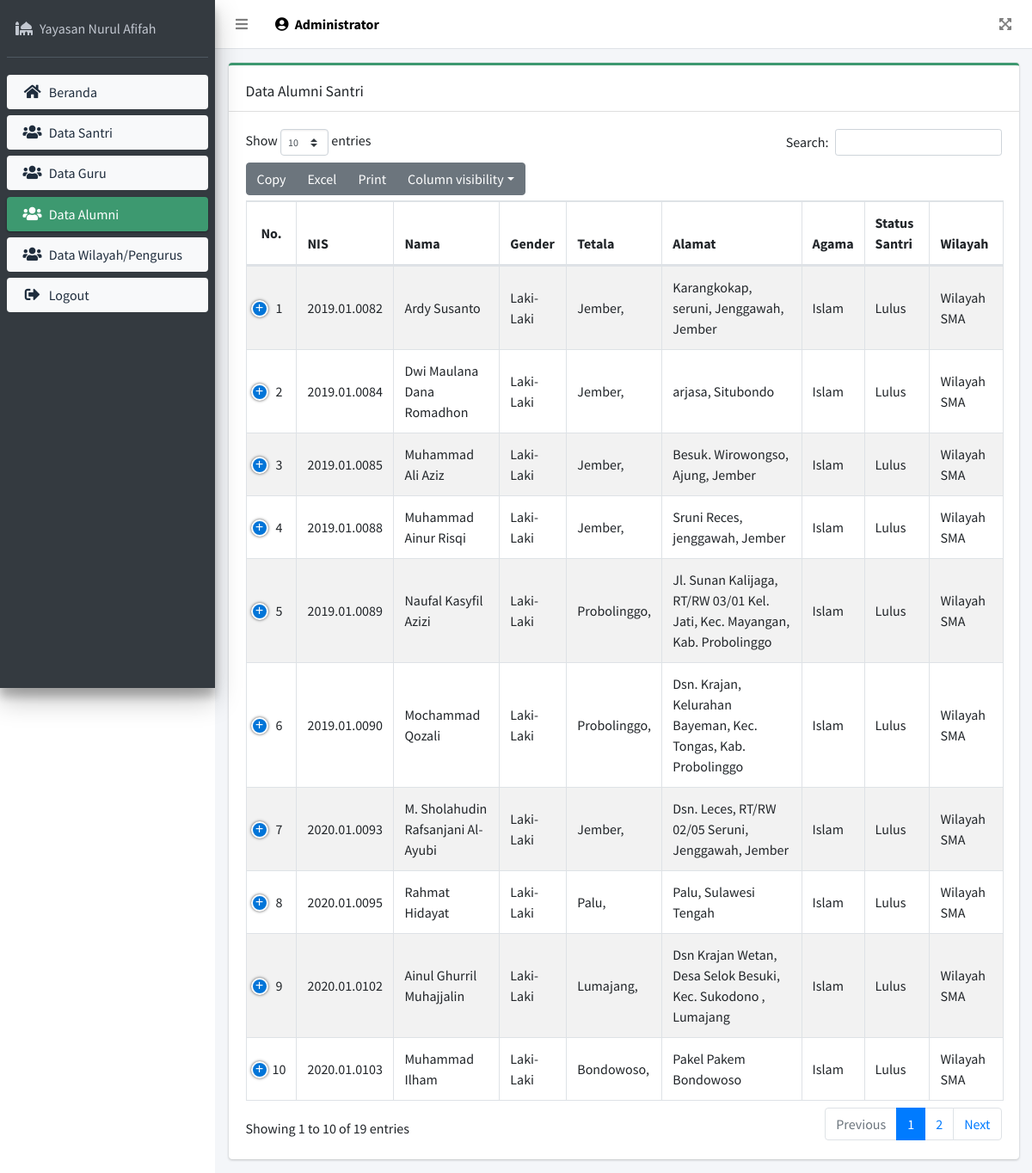
/data_alumni (signed in), run on the app's committed database.
### book/models.py (models this page shows, shortened)
class Register(models.Model):
    JENIS_KELAMIN=(
        ('Laki-Laki', 'Laki-Laki'),
        ('Perempuan', 'Perempuan'),
    )
    STATUS_SANTRI=(
        ('Aktif', 'Aktif'),
        ('Lulus', 'Lulus'),
    )
    nis = models.CharField(max_length=200, blank=True, null=True)
    nama_lengkap = models.CharField(max_length=300, blank=True, null=True)
    nama_panggilan = models.CharField(max_length=50, blank=True, null=True)
    gender_santri = models.CharField(max_length=200, blank=True, null=True, choices=JENIS_KELAMIN)
    nik = models.CharField(max_length=250, blank=True, null=True)
    tempat_kelahiran = models.CharField(max_length=100, blank=True, null=True)
    tgl_lahir = models.DateField(auto_now=False, auto_now_add=False, blank=True, null=True)
    alamat = models.CharField(max_length=350, blank=True, null=True)
    agama = models.ForeignKey("Agama", null=True, on_delete=models.SET_NULL)
    anak_ke = models.IntegerField(blank=True, null=True)
    saudara_kandung = models.IntegerField(blank=True, null=True)
    saudara_tiri = models.IntegerField(blank=True, null=True)
    saudara_angkat = models.IntegerField(blank=True, null=True)
    status_anak = models.ForeignKey("Status_Anak", null=True, on_delete=models.SET_NULL)
    bahasa = models.ForeignKey("Bahasa", blank=True, null=True, on_delete=models.SET_NULL)
    tinggi_badan = models.IntegerField(null=True, blank=True)
    berat_badan = models.IntegerField(null=True, blank=True)
    golongan_darah = models.CharField(max_length=50, blank=True, null=True)
    status_santri = models.CharField(max_length=200, blank=True, null=True, choices=STATUS_SANTRI)
    tgl_berhenti = models.DateField(auto_now=False, auto_now_add=False, blank=True, null=True)
    telp = models.CharField(max_length=200, blank=True, null=True)
    wilayah = models.ForeignKey("Wilayah", null=True, on_delete=models.SET_NULL)
    PINDAH_PONDOK=(
        ('Lulus', 'Lulus'),
        ('Mutasi', 'Mutasi'),
    )
    asal_sekolah = models.CharField(max_length=250, blank=True, null=True)
    alamat_sekolah = models.CharField(max_length=250, blank=True, null=True)
    keterangan_sekolah = models.CharField(max_length=50, null=True, blank=True, choices=PINDAH_PONDOK)
    tanggal_mondok = models.DateField(auto_now=False, auto_now_add=False, blank=True, null=True)
    kelas = models.ForeignKey("Kelas", null=True, on_delete=models.SET_NULL)
    masuk_lembaga = models.CharField(max_length=250, blank=True, null=True)
    alamat_lembaga = models.CharField(max_length=250, blank=True, null=True)
    PENDIDIKAN=(
        ('Tidak Sekolah', 'Tidak Sekolah'),
        ('Putus SD', 'Putus SD'),
        ('SD Sederajat', 'SD Sederajat'),
        ('SMP Sederajat', 'SMP Sederajat'),
        ('SMA Sederajat', 'SMA Sederajat'),
        ('Sarjana', 'Sarjana'),
    )
    PENGHASILAN=(
        ('Kurang dari Rp. 1.000.000', 'Kurang dari Rp. 1.000.000'),
        ('Rp. 1.000.000 - Rp. 2.000.000', 'Rp. 1.000.000 - Rp. 2.000.000'),
        ('Lebih dari Rp. 2.000.000', 'Lebih dari Rp. 2.000.000'),
    )
    RIWAYAT=(
        ('Masih Hidup', 'Masih Hidup'),
        ('Meninggal Dunia', 'Meninggal Dunia'),
    )
    ayah = models.CharField(max_length=250, blank=True, null=True)
    tempat_kelahiran_ayah = models.CharField(max_length=100, blank=True, null=True)
    tgl_lahir_ayah = models.DateField(auto_now=False, auto_now_add=False, blank=True, null=True)
    pekerjaan_ayah = models.CharField(max_length=250, blank=True, null=True)
    pendidikan_ayah = models.CharField(max_length=200, blank=True, null=True, choices=PENDIDIKAN)
    penghasilan_ayah = models.CharField(max_length=200, blank=True, null=True, choices=PENGHASILAN)
    riwayat_ayah = models.CharField(max_length=200, blank=True, null=True, choices=RIWAYAT)
    ibu = models.CharField(max_length=250, blank=True, null=True)
    tempat_kelahiran_ibu = models.CharField(max_length=100, blank=True, null=True)
    tgl_lahir_ibu = models.DateField(auto_now=False, auto_now_add=False, blank=True, null=True)
    pekerjaan_ibu = models.CharField(max_length=250, blank=True, null=True)
    pendidikan_ibu = models.CharField(max_length=200, blank=True, null=True, choices=PENDIDIKAN)
    penghasilan_ibu = models.CharField(max_length=200, blank=True, null=True, choices=PENGHASILAN)
    riwayat_ibu = models.CharField(max_length=200, blank=True, null=True, choices=RIWAYAT)
    wali = models.CharField(max_length=250, blank=True, null=True)
    tempat_kelahiran_wali = models.CharField(max_length=100, blank=True, null=True)
    tgl_lahir_wali = models.DateField(auto_now=False, auto_now_add=False, blank=True, null=True)
    pekerjaan_wali = models.CharField(max_length=250, blank=True, null=True)
    pendidikan_wali = models.CharField(max_length=200, blank=True, null=True, choices=PENDIDIKAN)
    penghasilan_wali = models.CharField(max_length=200, blank=True, null=True, choices=PENGHASILAN)
    riwayat_wali = models.CharField(max_length=200, blank=True, null=True, choices=RIWAYAT)
    profile_pic = models.ImageField(default='tanpa.png', blank=True)
    class Meta:
        verbose_name_plural ="Data Santri"

class Agama(models.Model):
    nama = models.CharField(max_length=200, blank=True, null=True)
    def __str__(self):
        return self.nama
    class Meta:
        verbose_name_plural ="Agama"

class Wilayah(models.Model):
    user = models.OneToOneField(User, blank=True, null=True, on_delete=models.CASCADE)
    nama_wilayah = models.CharField(max_length=200, blank=True, null=True)
    nama_kepala = models.CharField(max_length=200, blank=True, null=True)
    def __str__(self):
        return self.nama_wilayah
    class Meta:
        verbose_name_plural ="Daftar Wilayah Yayasan Nurul Afifah"

### book/decorators.py (the view)
        def perubahan_halaman(request, *args, **kwargs):
            group = None
            if request.user.groups.exists():
                group = request.user.groups.all()[0].name
            if group in yang_diizinkan:
                return fungsi_awal(request, *args, **kwargs)
            else:
                return redirect("block_access")

### book/views.py (called while the page is built)
@login_required(login_url='login')
@ijinkan_pengguna(yang_diizinkan=["master"])
def alumni(request):
    santri = Register.objects.filter(status_santri='Lulus')
    jeda = {
        "judul": "Daftar Alumni",
        "menu": "alumni",
        "alumni": santri,
    }
    return render(request, 'halaman/alumni.html', jeda)

### book/templates/halaman/alumni.html (shortened to what this page needs)
{% extends 'frame/main.html' %} {% load widget_tweaks %} {% block content %}
<div class="col-md-12 mt-3">
  <div class="card card-olive card-outline">
    <div class="card-header">
      <h2 class="card-title mt-2">Data Alumni Santri</h2>
    </div>
    <div class="card-body">
      <table id="example2" class="table table-bordered table-striped">
        <thead>
          <tr>
            <th class="align-middle text-center">No.</th>
            <th>NIS</th>
            <th>Nama</th>
            <th>Gender</th>
            <th>Tetala</th>
            <th>Alamat</th>
            <th>Agama</th>
            <th>Status Santri</th>
            <th>Wilayah</th>
          </tr>
        </thead>
        <tbody>
          {% for dj in alumni %}
          <tr>
            <td class="align-middle text-center">{{forloop.counter}}</td>
            <td class="align-middle">{{dj.nis}}</td>
            <td class="align-middle">{{dj.nama_lengkap}}</td>
            <td class="align-middle">{{dj.gender_santri}}</td>
            <td class="align-middle">
              {{dj.tempat_kelahiran}}, {{dj.tgl_lahir|date:'d-F-Y'}}
            </td>
            <td class="align-middle">{{dj.alamat}}</td>
            <td class="align-middle">{{dj.agama}}</td>
            <td class="align-middle">{{dj.status_santri}}</td>
            <td class="align-middle">{{dj.wilayah}}</td>
          </tr>
          {% empty %}
          <tr>
            <td colspan="6" class="text-center">Data Alumni Santri Kosong</td>
          </tr>
          {% endfor %}
        </tbody>
      </table>
    </div>
  </div>
</div>
{% endblock content %}

### book/templates/frame/topbar.html
<nav class="main-header navbar navbar-expand navbar-white navbar-light">
  <ul class="navbar-nav">
    <li class="nav-item">
      <a class="nav-link" data-widget="pushmenu" href="#" role="button"
        ><i class="fas fa-bars"></i
      ></a>
    </li>
    <li class="nav-item d-none d-sm-inline-block">
      <a class="nav-link" style="color: black">
        <b
          ><i class="fas fa-user-circle mr-1"></i>
          {{request.user.first_name}}</b
        >
      </a>
    </li>
  </ul>
  <ul class="navbar-nav ml-auto">
    <li class="nav-item">
      <a class="nav-link" data-widget="fullscreen" href="#" role="button">
        <i class="fas fa-expand-arrows-alt"></i>
      </a>
    </li>
  </ul>
</nav>

### data on the page
Register: nis "2019.01.0082", nama_lengkap "Ardy Susanto", gender_santri "Laki-Laki", tempat_kelahiran "Jember", alamat "Karangkokap, seruni, Jenggawah, Jember", agama "Islam", status_santri "Lulus", wilayah "Wilayah SMA"
Register: nis "2019.01.0084", nama_lengkap "Dwi Maulana Dana Romadhon", gender_santri "Laki-Laki", tempat_kelahiran "Jember", alamat "arjasa, Situbondo", agama "Islam", status_santri "Lulus", wilayah "Wilayah SMA"
Register: nis "2019.01.0085", nama_lengkap "Muhammad Ali Aziz", gender_santri "Laki-Laki", tempat_kelahiran "Jember", alamat "Besuk. Wirowongso, Ajung, Jember", agama "Islam", status_santri "Lulus", wilayah "Wilayah SMA"
Register: nis "2019.01.0088", nama_lengkap "Muhammad Ainur Risqi", gender_santri "Laki-Laki", tempat_kelahiran "Jember", alamat "Sruni Reces, jenggawah, Jember", agama "Islam", status_santri "Lulus", wilayah "Wilayah SMA"
Register: nis "2019.01.0089", nama_lengkap "Naufal Kasyfil Azizi", gender_santri "Laki-Laki", tempat_kelahiran "Probolinggo", alamat "Jl. Sunan Kalijaga, RT/RW 03/01 Kel. Jati, Kec. Mayangan, Kab. Probolinggo", agama "Islam", status_santri "Lulus", wilayah "Wilayah SMA"
Register: nis "2019.01.0090", nama_lengkap "Mochammad Qozali", gender_santri "Laki-Laki", tempat_kelahiran "Probolinggo", alamat "Dsn. Krajan, Kelurahan Bayeman, Kec. Tongas, Kab. Probolinggo", agama "Islam", status_santri "Lulus", wilayah "Wilayah SMA"
Register: nis "2020.01.0093", nama_lengkap "M. Sholahudin Rafsanjani Al-Ayubi", gender_santri "Laki-Laki", tempat_kelahiran "Jember", alamat "Dsn. Leces, RT/RW 02/05 Seruni, Jenggawah, Jember", agama "Islam", status_santri "Lulus", wilayah "Wilayah SMA"
Register: nis "2020.01.0095", nama_lengkap "Rahmat Hidayat", gender_santri "Laki-Laki", tempat_kelahiran "Palu", alamat "Palu, Sulawesi Tengah", agama "Islam", status_santri "Lulus", wilayah "Wilayah SMA"
Register: nis "2020.01.0102", nama_lengkap "Ainul Ghurril Muhajjalin", gender_santri "Laki-Laki", tempat_kelahiran "Lumajang", alamat "Dsn Krajan Wetan, Desa Selok Besuki, Kec. Sukodono , Lumajang", agama "Islam", status_santri "Lulus", wilayah "Wilayah SMA"
Register: nis "2020.01.0103", nama_lengkap "Muhammad Ilham", gender_santri "Laki-Laki", tempat_kelahiran "Bondowoso", alamat "Pakel Pakem Bondowoso", agama "Islam", status_santri "Lulus", wilayah "Wilayah SMA"

### other printed values
{{ request.user.first_name }} "Administrator"
